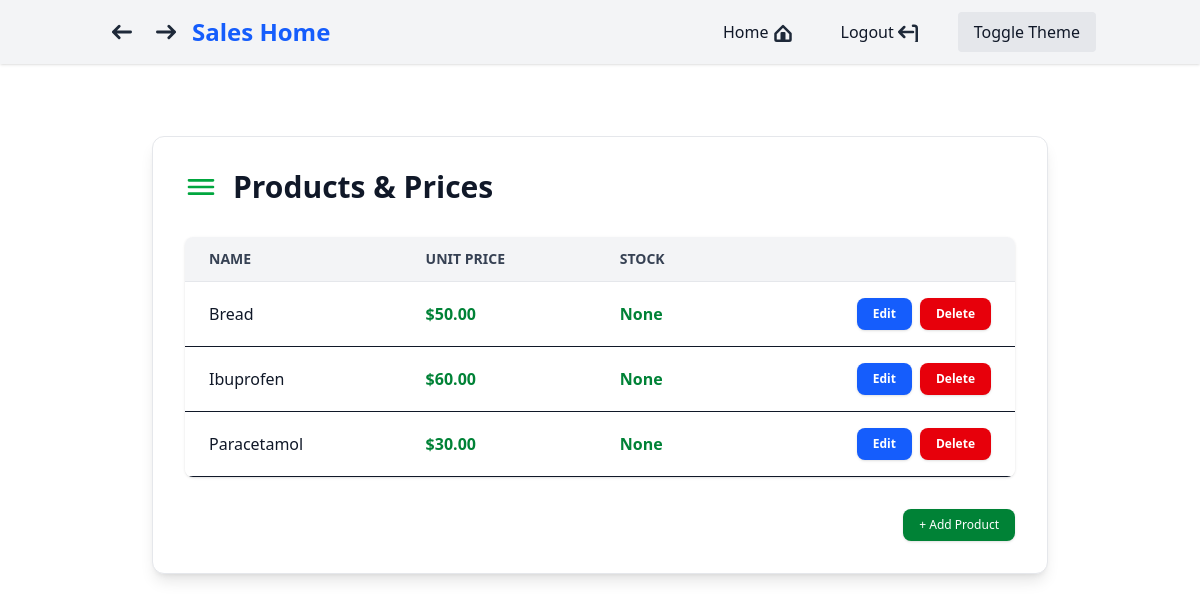
Page /sales/products/ (signed in) on the earlier database version.
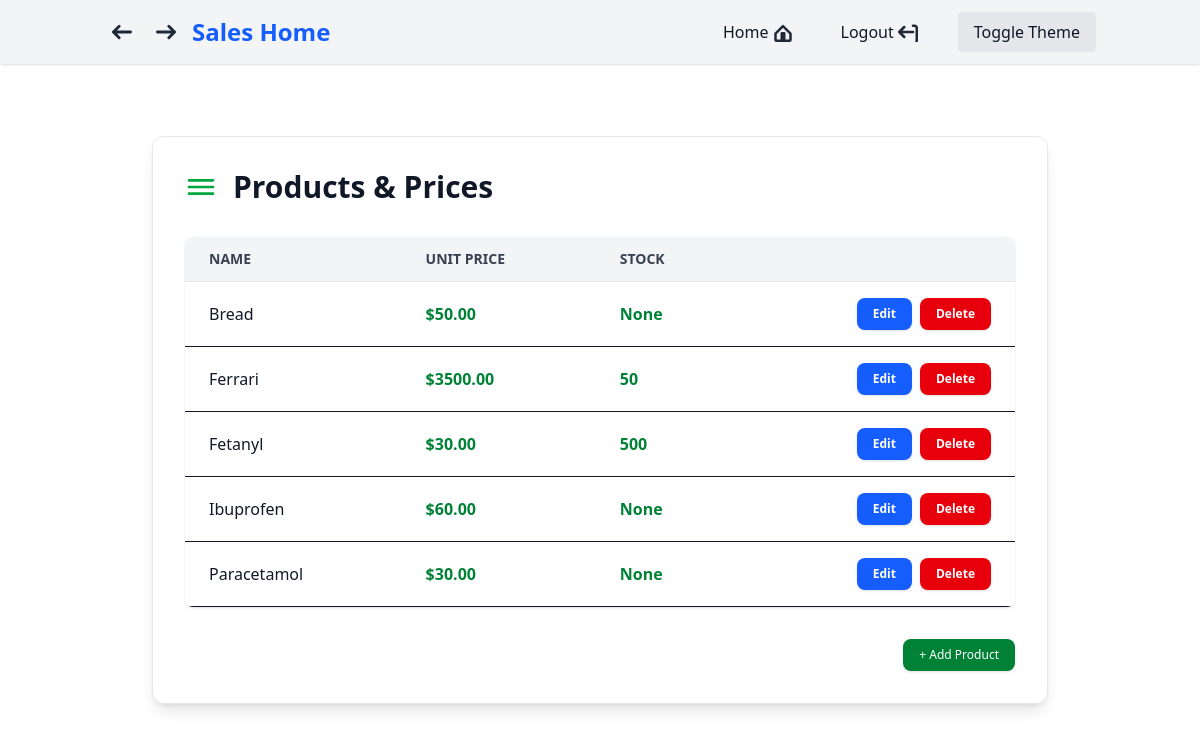
Same page on the later database version.
### sales_app/models.py (models this page shows, shortened)
class Product(models.Model):
    name = models.CharField(max_length=100, null=True, blank=True)
    price = models.DecimalField(max_digits=10, decimal_places=2, null=True, blank=True)
    stock = models.IntegerField(null=True, blank=True)
    created_at = models.DateTimeField(auto_now_add=True, null=True, blank=True)

### sales_app/views.py (the view)
# urls.py: path('products/', views.products_list, name='products'),
@login_required
@user_passes_test(is_manager)
def products_list(request):
    products = Product.objects.all().order_by('name')
    return render(request, 'sales_app/products.html', {'products': products})

### sales_app/views.py (called while the page is built)
def is_manager(user):
    return user.is_authenticated and user.groups.filter(name='Managers').exists()

### sales_app/templates/sales_app/products.html
{% extends "core/base.html" %}
{% block content %}
<div class="max-w-4xl mx-auto mt-10 p-8 bg-white dark:bg-gray-900 rounded-xl shadow-lg border border-gray-200 dark:border-gray-700">
    <h2 class="text-3xl font-extrabold mb-8 text-gray-900 dark:text-gray-100 flex items-center gap-2">
        <svg class="w-8 h-8 text-green-600 mr-2" fill="none" stroke="currentColor" stroke-width="2" viewBox="0 0 24 24"><path stroke-linecap="round" stroke-linejoin="round" d="M3 7h18M3 12h18M3 17h18"/></svg>
        Products & Prices
    </h2>
    <table class="min-w-full divide-y divide-gray-200 dark:divide-gray-700 mb-8 rounded-lg overflow-hidden shadow">
        <thead class="bg-gray-100 dark:bg-gray-800">
            <tr>
                <th class="px-6 py-3 text-left text-sm font-semibold text-gray-700 dark:text-gray-300 uppercase">Name</th>
                <th class="px-6 py-3 text-left text-sm font-semibold text-gray-700 dark:text-gray-300 uppercase">Unit Price</th>
                <th class="px-6 py-3 text-left text-sm font-semibold text-gray-700 dark:text-gray-300 uppercase">Stock</th>
                <th class="px-6 py-3"></th>
            </tr>
        </thead>
        <tbody>
            {% for product in products %}
            <tr class="bg-white dark:bg-gray-900 border-b dark:border-gray-800 hover:bg-gray-50 dark:hover:bg-gray-800 transition">
                <td class="px-6 py-4 font-medium text-gray-900 dark:text-gray-100">{{ product.name }}</td>
                <td class="px-6 py-4 text-green-700 dark:text-green-400 font-semibold">${{ product.price }}</td>
                <td class="px-6 py-4 text-green-700 dark:text-green-400 font-semibold">{{ product.stock }}</td>
                <td class="px-6 py-4 text-right flex gap-2 justify-end">
                    <a href="{% url 'edit_product' product.id %}" class="inline-block px-4 py-2 bg-blue-600 hover:bg-blue-700 text-white rounded-lg text-xs font-semibold shadow">Edit</a>
                    <a href="{% url 'delete_product' product.id %}" class="inline-block px-4 py-2 bg-red-600 hover:bg-red-700 text-white rounded-lg text-xs font-semibold shadow">Delete</a>
                </td>
            </tr>
            {% empty %}
            <tr><td colspan="3" class="px-6 py-4 text-center text-gray-500 dark:text-gray-400">No products found.</td></tr>
            {% endfor %}
        </tbody>
    </table>
    <div class="flex justify-end">
        <a href="{% url 'add_product' %}" class="inline-block px-4 py-2 bg-green-700 hover:bg-green-800 text-white font-medium rounded-lg text-xs shadow transition whitespace-nowrap">+ Add Product</a>
    </div>
</div>
{% endblock %}

Differences in the rows shown:
added Product: name "Ferrari", price "3500.00", stock "50"
added Product: name "Fetanyl", price "30.00", stock "500"
